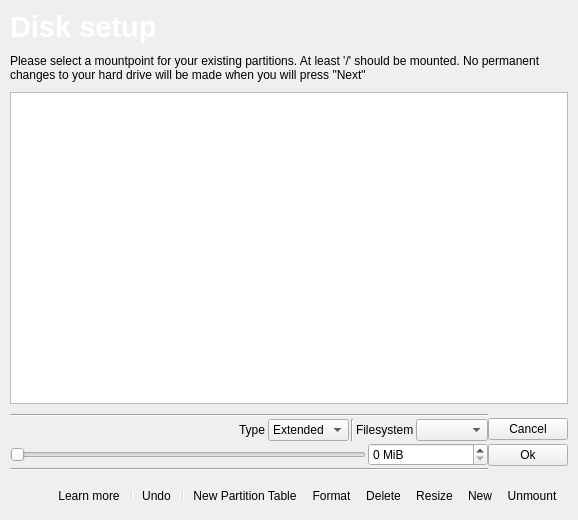
<?xml version="1.0" encoding="UTF-8"?>
<ui version="4.0">
 <class>tribePartition</class>
 <widget class="QWidget" name="tribePartition">
  <property name="geometry">
   <rect>
    <x>0</x>
    <y>0</y>
    <width>578</width>
    <height>520</height>
   </rect>
  </property>
  <property name="windowTitle">
   <string>Partition</string>
  </property>
  <layout class="QVBoxLayout" name="verticalLayout">
   <property name="spacing">
    <number>10</number>
   </property>
   <property name="margin">
    <number>10</number>
   </property>
   <item>
    <layout class="QHBoxLayout" name="horizontalLayout">
     <item>
      <widget class="QLabel" name="label">
       <property name="maximumSize">
        <size>
         <width>16777215</width>
         <height>50</height>
        </size>
       </property>
       <property name="font">
        <font>
         <pointsize>14</pointsize>
        </font>
       </property>
       <property name="text">
        <string>&lt;!DOCTYPE HTML PUBLIC &quot;-//W3C//DTD HTML 4.0//EN&quot; &quot;http://www.w3.org/TR/REC-html40/strict.dtd&quot;&gt;
&lt;html&gt;&lt;head&gt;&lt;meta name=&quot;qrichtext&quot; content=&quot;1&quot; /&gt;&lt;style type=&quot;text/css&quot;&gt;
p, li { white-space: pre-wrap; }
&lt;/style&gt;&lt;/head&gt;&lt;body style=&quot; font-family:'Bitstream Vera Sans'; font-size:9pt; font-weight:400; font-style:normal;&quot;&gt;
&lt;p style=&quot; margin-top:0px; margin-bottom:0px; margin-left:0px; margin-right:0px; -qt-block-indent:0; text-indent:0px; font-family:'Sans Serif'; font-size:10pt;&quot;&gt;&lt;span style=&quot; font-size:22pt; font-weight:600; color:#ffffff;&quot;&gt;Disk setup&lt;/span&gt;&lt;/p&gt;&lt;/body&gt;&lt;/html&gt;</string>
       </property>
      </widget>
     </item>
    </layout>
   </item>
   <item>
    <widget class="QLabel" name="descriptionLabel">
     <property name="maximumSize">
      <size>
       <width>16777215</width>
       <height>45</height>
      </size>
     </property>
     <property name="text">
      <string>Please select a mountpoint for your existing partitions. At least '/' should be mounted. No permanent changes to your hard drive will be made when you will press &quot;Next&quot;</string>
     </property>
     <property name="scaledContents">
      <bool>true</bool>
     </property>
     <property name="wordWrap">
      <bool>true</bool>
     </property>
    </widget>
   </item>
   <item>
    <widget class="PartitionViewWidget" name="treeWidget">
     <property name="rootIsDecorated">
      <bool>true</bool>
     </property>
     <property name="headerHidden">
      <bool>true</bool>
     </property>
     <column>
      <property name="text">
       <string notr="true">1</string>
      </property>
     </column>
    </widget>
   </item>
   <item>
    <layout class="QHBoxLayout" name="editPartitionLayout">
     <property name="spacing">
      <number>0</number>
     </property>
     <item>
      <layout class="QVBoxLayout" name="verticalLayout_2">
       <property name="spacing">
        <number>2</number>
       </property>
       <item>
        <widget class="Line" name="upLine">
         <property name="orientation">
          <enum>Qt::Horizontal</enum>
         </property>
        </widget>
       </item>
       <item>
        <layout class="QHBoxLayout" name="FileSystemLayout">
         <item>
          <spacer name="horizontalSpacer">
           <property name="orientation">
            <enum>Qt::Horizontal</enum>
           </property>
           <property name="sizeHint" stdset="0">
            <size>
             <width>40</width>
             <height>20</height>
            </size>
           </property>
          </spacer>
         </item>
         <item>
          <widget class="QLabel" name="typeLabel">
           <property name="text">
            <string>Type</string>
           </property>
          </widget>
         </item>
         <item>
          <widget class="KComboBox" name="typeBox">
           <item>
            <property name="text">
             <string>Extended</string>
            </property>
           </item>
           <item>
            <property name="text">
             <string>Primary</string>
            </property>
           </item>
          </widget>
         </item>
         <item>
          <widget class="Line" name="line">
           <property name="orientation">
            <enum>Qt::Vertical</enum>
           </property>
          </widget>
         </item>
         <item>
          <widget class="QLabel" name="filesystemLabel">
           <property name="text">
            <string>Filesystem</string>
           </property>
          </widget>
         </item>
         <item>
          <widget class="KComboBox" name="filesystemBox"/>
         </item>
        </layout>
       </item>
       <item>
        <layout class="QHBoxLayout" name="sizeLayout">
         <item>
          <widget class="QSlider" name="sizeSlider">
           <property name="orientation">
            <enum>Qt::Horizontal</enum>
           </property>
          </widget>
         </item>
         <item>
          <widget class="KIntSpinBox" name="sizeSpinBox">
           <property name="minimumSize">
            <size>
             <width>120</width>
             <height>0</height>
            </size>
           </property>
           <property name="suffix">
            <string> MiB</string>
           </property>
          </widget>
         </item>
        </layout>
       </item>
       <item>
        <widget class="Line" name="lowLine">
         <property name="orientation">
          <enum>Qt::Horizontal</enum>
         </property>
        </widget>
       </item>
      </layout>
     </item>
     <item>
      <layout class="QVBoxLayout" name="verticalLayout_3">
       <item>
        <widget class="KPushButton" name="editPartitionCancelButton">
         <property name="text">
          <string>Cancel</string>
         </property>
        </widget>
       </item>
       <item>
        <widget class="KPushButton" name="editPartitionOkButton">
         <property name="text">
          <string>Ok</string>
         </property>
        </widget>
       </item>
      </layout>
     </item>
    </layout>
   </item>
   <item>
    <widget class="QToolBar" name="toolBar">
     <property name="windowTitle">
      <string>toolBar</string>
     </property>
     <property name="layoutDirection">
      <enum>Qt::RightToLeft</enum>
     </property>
     <property name="toolButtonStyle">
      <enum>Qt::ToolButtonTextBesideIcon</enum>
     </property>
     <addaction name="actionUnmount"/>
     <addaction name="actionNew"/>
     <addaction name="actionResize"/>
     <addaction name="actionDelete"/>
     <addaction name="actionFormat"/>
     <addaction name="actionNewPartitionTable"/>
     <addaction name="separator"/>
     <addaction name="actionUndo"/>
     <addaction name="separator"/>
     <addaction name="actionLearn_more"/>
    </widget>
   </item>
  </layout>
  <action name="actionNew">
   <property name="text">
    <string>New...</string>
   </property>
   <property name="toolTip">
    <string>Create a new partition in the selected space</string>
   </property>
  </action>
  <action name="actionDelete">
   <property name="text">
    <string>Delete</string>
   </property>
   <property name="toolTip">
    <string>Delete the selected partition</string>
   </property>
  </action>
  <action name="actionLearn_more">
   <property name="text">
    <string>Learn more...</string>
   </property>
   <property name="toolTip">
    <string>Learn more about Tribe's partitioner</string>
   </property>
  </action>
  <action name="actionResize">
   <property name="text">
    <string>Resize</string>
   </property>
   <property name="toolTip">
    <string>Resize the selected partition</string>
   </property>
  </action>
  <action name="actionUndo">
   <property name="text">
    <string>Undo</string>
   </property>
   <property name="toolTip">
    <string>Undo the last action</string>
   </property>
  </action>
  <action name="actionNewPartitionTable">
   <property name="text">
    <string>New Partition Table</string>
   </property>
   <property name="toolTip">
    <string>Create a brand new partition table on the device</string>
   </property>
  </action>
  <action name="actionFormat">
   <property name="text">
    <string>Format</string>
   </property>
   <property name="toolTip">
    <string>Format the selected partition</string>
   </property>
  </action>
  <action name="actionUnmount">
   <property name="text">
    <string>Unmount</string>
   </property>
   <property name="toolTip">
    <string>Unmounts the selected partition, which will become unlocked</string>
   </property>
  </action>
 </widget>
 <customwidgets>
  <customwidget>
   <class>KIntSpinBox</class>
   <extends>QSpinBox</extends>
   <header>knuminput.h</header>
  </customwidget>
  <customwidget>
   <class>KPushButton</class>
   <extends>QPushButton</extends>
   <header>kpushbutton.h</header>
  </customwidget>
  <customwidget>
   <class>KComboBox</class>
   <extends>QComboBox</extends>
   <header>kcombobox.h</header>
  </customwidget>
  <customwidget>
   <class>PartitionViewWidget</class>
   <extends>QTreeWidget</extends>
   <header>src/pages/PartitioningPage.h</header>
  </customwidget>
 </customwidgets>
 <resources>
  <include location="tribe.qrc"/>
 </resources>
 <connections/>
</ui>
